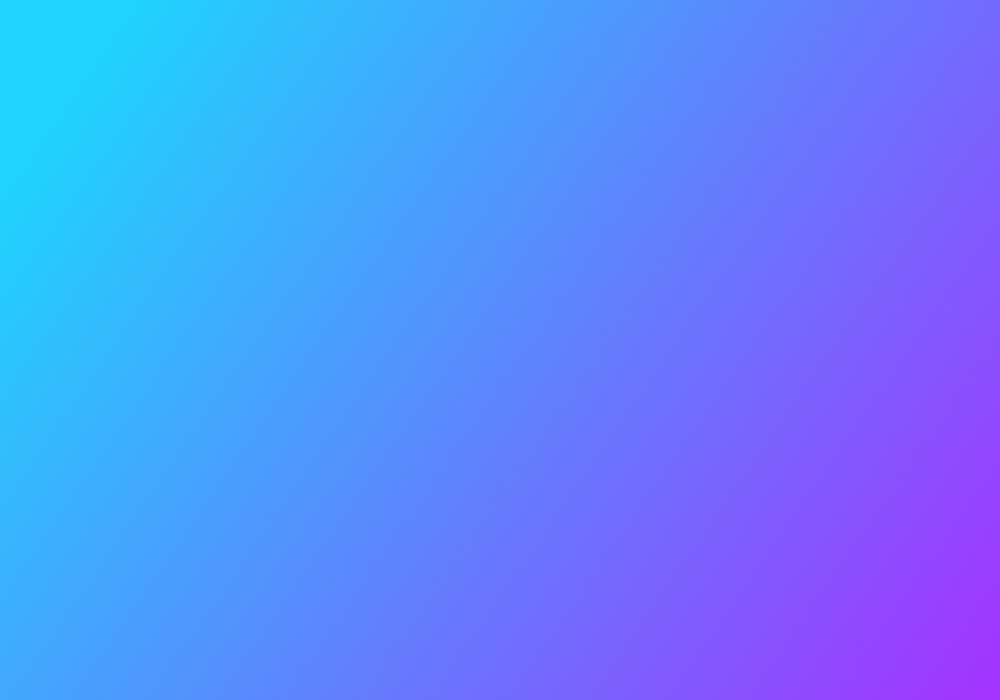
#> input picture low_freq.jpg, 5000 x 3500 px (shown at 1/5 size)
$ jupyter execute --allow-errors poisson-image-editing.ipynb   (shell and % lines are left out)
#> lines starting #> are read from the running program, lines starting #| are printed output that depends on the picture
[cell 1]
import matplotlib

import matplotlib.pyplot as plt
import numpy as np
import cv2 as cv

from scipy import sparse
from scipy.sparse.linalg import spsolve
from matplotlib.path import Path
from tqdm.notebook import tqdm

import functools

### General Setting

[cell 2]
RUN_NAIVE_GRADIENT = True
RUN_INCLUDE_GRADIENT = True

RUN_TEXTURE_FLATTENING = True
RUN_LOCAL_ILLUMINATION_CHANGES = True
RUN_LOCAL_COLOR_CHANGE = True
RUN_SEAMLESS_TILING = True

### Helper Functions

#### Index Manipulation

[cell 3]
def valid_index(im, point):
    return 0 <= point[1] < im.shape[0] and 0 <= point[0] < im.shape[1]

def get_neighbours(point):
    x, y = point
    return [(x-1, y), (x+1, y), (x, y-1), (x, y+1)]

# [4 lines left out: function clip_coordinate, not called in this run]

[cell 4]
# [7 lines left out: function find_center, not called in this run]

[cell 5]
# [16 lines left out: function get_path_transform, not called in this run]

[cell 6]
# [16 lines left out: function plot_path, not called in this run]

[cell 7]

def find_all_enclosed_points(path):
    if len(path) <= 0:
        raise ValueError('Empty path')

    arr = np.asarray(path)
    xmin = arr[:, 0].min()
    xmax = arr[:, 0].max()
    ymin = arr[:, 1].min()
    ymax = arr[:, 1].max()

    x, y = np.mgrid[xmin:xmax+1, ymin:ymax+1]
    points = np.vstack((x.ravel(), y.ravel())).T
    grid = Path(path).contains_points(points, radius=-1e-4)

    return list(map(tuple, points[grid].round().astype(int)))


# verify find_all_enclosed_points implementation

shape = np.array([
    [14, 12],
    [13, 22],
    [16, 18],
    [22, 22],
    [24, 12],
    [19, 16]
])

plt.plot(
    np.hstack((shape[:, 0], shape[0,0])), # connect last to first point
    np.hstack((shape[:, 1], shape[0,1]))
)
pts = np.asarray(find_all_enclosed_points(shape))
plt.scatter(*np.mgrid[
    shape[:,0].min()-1:shape[:,0].max()+2,
    shape[:,1].min()-1:shape[:,1].max()+2
])
plt.scatter(pts[:, 0], pts[:, 1])
plt.show()
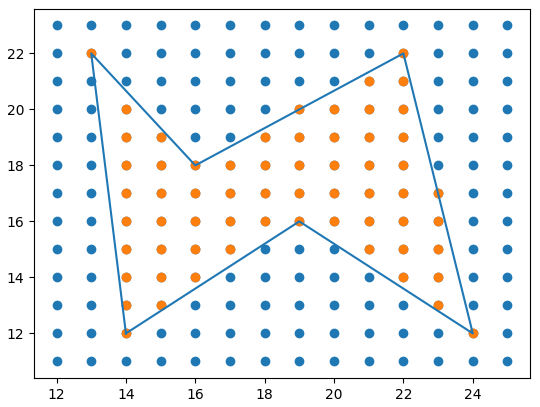
#> figure drawn by matplotlib, 1 panel

[cell 8]

def get_boundaries(points):
    point_set = set(map(tuple, points))
    boundaries = set()
    for point in points:
        for neighbour in get_neighbours(point):
            if neighbour not in point_set:
                boundaries.add(neighbour)
    return boundaries


# verify get_boundaries implementation

shape = np.array([
    [14, 12],
    [13, 22],
    [16, 18],
    [22, 22],
    [24, 12],
    [19, 16]
])

plt.plot(
    np.hstack((shape[:, 0], shape[0,0])), # connect last to first point
    np.hstack((shape[:, 1], shape[0,1]))
)
pts = np.asarray(find_all_enclosed_points(shape))
plt.scatter(*np.mgrid[
    shape[:,0].min()-2:shape[:,0].max()+3,
    shape[:,1].min()-2:shape[:,1].max()+3
])
plt.scatter(pts[:, 0], pts[:, 1], c='indigo', label='enclosing points')

boundaries = np.asarray(list(get_boundaries(pts)))

plt.scatter(boundaries[:, 0], boundaries[:, 1], c='orange', label='boundary')
plt.title('Check if boundary is correctly identified')
plt.legend().get_frame().set_alpha(None)
plt.show()
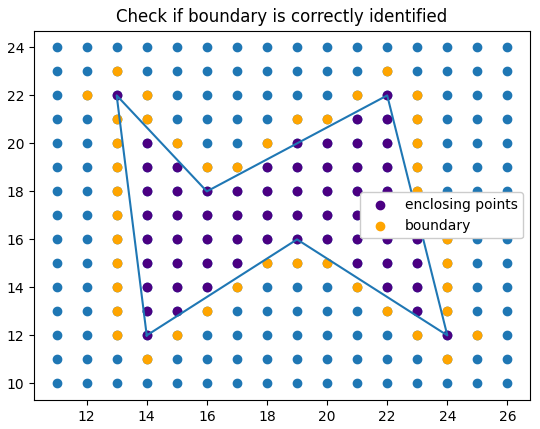
#> figure drawn by matplotlib, 1 panel

#### IO

[cell 9]
def read_image(path, size=None, grayscale=False, auto_resize=True):
#> called with path = 'low_freq.jpg', grayscale = False, auto_resize = True
    im = plt.imread(path)
#> im is the input picture: shape (3500, 5000, 3); mean R, G, B 90.4, 137, 253.4
    if size is not None:
        im = cv.resize(im, size)
    elif auto_resize:
        if im.shape[0] > 1000 and im.shape[1] > 1000:
            im = cv.resize(im, (im.shape[1]//10, im.shape[0]//10))
#> im: shape (350, 500, 3)
#> call 2 of read_image, with path = 'high_freq.jpg', grayscale = False, auto_resize = True
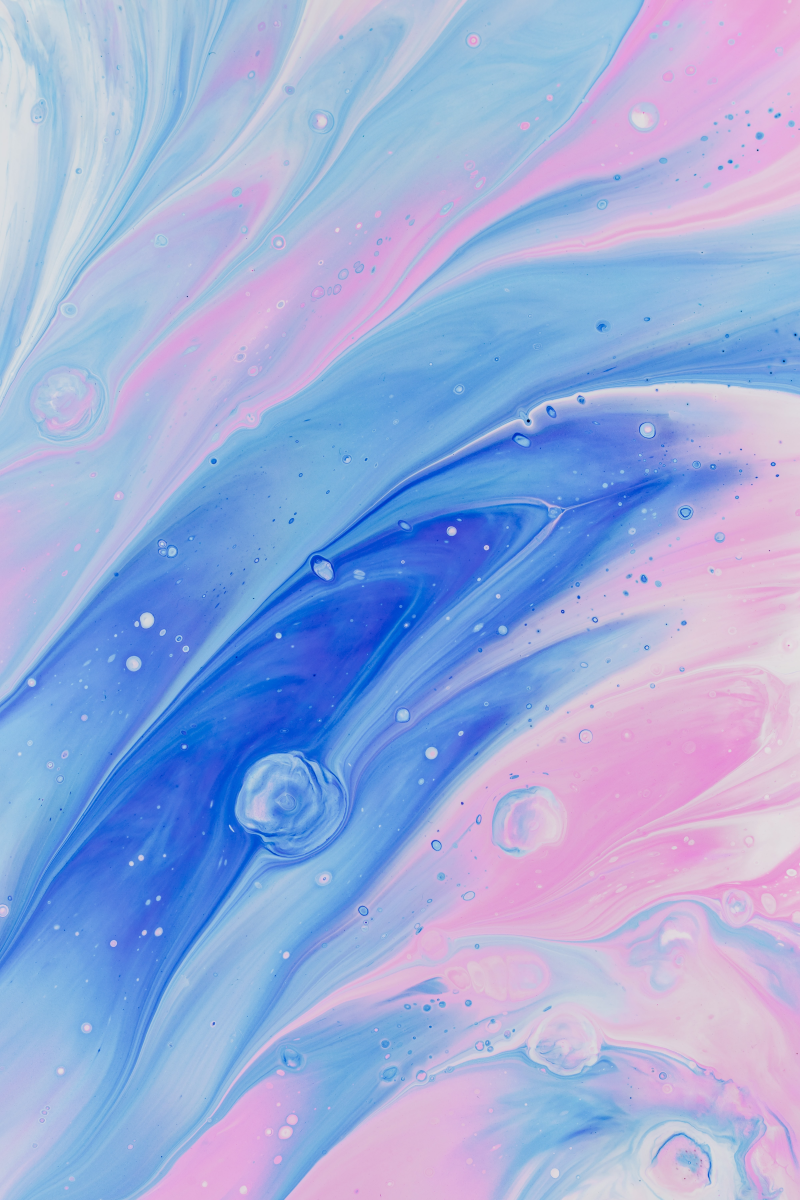
#> input picture high_freq.jpg, 4000 x 6000 px (shown at 1/5 size)
#> in read_image, im is the input picture: shape (6000, 4000, 3); mean R, G, B 155.9, 172.3, 219.9
    if grayscale:
        im = cv.cvtColor(im, cv.COLOR_RGB2GRAY)
    return im

[cell 10]
def get_image_path_from_user(im, n=None, hint='', pointer_path=None):

    fig = plt.figure(figsize=(8, 12))

    points = []

    def redraw():

        plt.clf()

        if im.ndim == 2:
            plt.imshow(im, cmap='gray')
        else:
            plt.imshow(im)

        title = f"""
        [add]: left click
        [remove]: right click
        [finish]: middle click
        Note: dotted line is automatically added
        Hint: {hint}
        """
        plt.title(title)

        if len(points) > 0:
            plot_path(points, last_dash=True, marker='x', color='red')

        if pointer_path is not None and len(points) > 0:
            src2dst, dst2src = get_path_transform(pointer_path, points[-1])
            new_path = np.asarray(list(map(src2dst, pointer_path)))
            plot_path(new_path, marker='o', color='red', linestyle='-.')

        fig.canvas.draw()

    def end():
        fig.canvas.mpl_disconnect(cid)
        plt.close('all')

    # [14 lines left out: function onclick, not called in this run]

    cid = fig.canvas.mpl_connect('button_press_event', onclick)

    redraw()
    plt.pause(0.1)
    plt.show(block=True)

    if n is not None and len(points) != n:
        raise ValueError(f'Not enough points selected, selected={len(points)}, required={n}')

    return np.asarray(points)

[cell 11]
# [15 lines left out: function plot_images, not called in this run]

#### Laplacian & Gradient Matrix Construction

[cell 12]
# [28 lines left out: functions lapl_matrix, grad_matrix, not called in this run]

#### Misc

[cell 13]
# [10 lines left out: function assign_color, not called in this run]

## Naive Filling

[cell 14]
def naive_filling_experiment(im, hint='select a region from low frequency image'):

#> called with hint = 'select a region from low frequency image'
    path = get_image_path_from_user(im, hint=hint)
#> path = empty array

    points = find_all_enclosed_points(path)

    A = lapl_matrix(points)

    if im.ndim == 2:
        im = im[..., np.newaxis]

    result = np.copy(im)
    for channel in range(im.shape[2]):
        channel_im = im[:, :, channel]

        b = grad_matrix(channel_im, points, grad_fun=None)

        solved_color = spsolve(A.tocsr(), b)

        assign_color(result, channel, points, solved_color)

    return result, path

[cell 15]
matplotlib.use("TkAgg")

#> (the rest of this cell did not finish here and is left out)

#> (a cell that did not finish here is left out)

We can see that this works well for low frequency images, but performs poorly for image contains many high frequency components (edges).

## Include gradient at the region

[cell 17]
# [35 lines left out: functions calc_import_grad, calc_mix_grad, not called in this run]

[cell 18]
# [33 lines left out: function solve_color, not called in this run]

[cell 19]
matplotlib.use("TkAgg")

#> (the rest of this cell did not finish here and is left out)

#> call 3 of read_image, with path = 'bird.jpg', grayscale = False, auto_resize = True
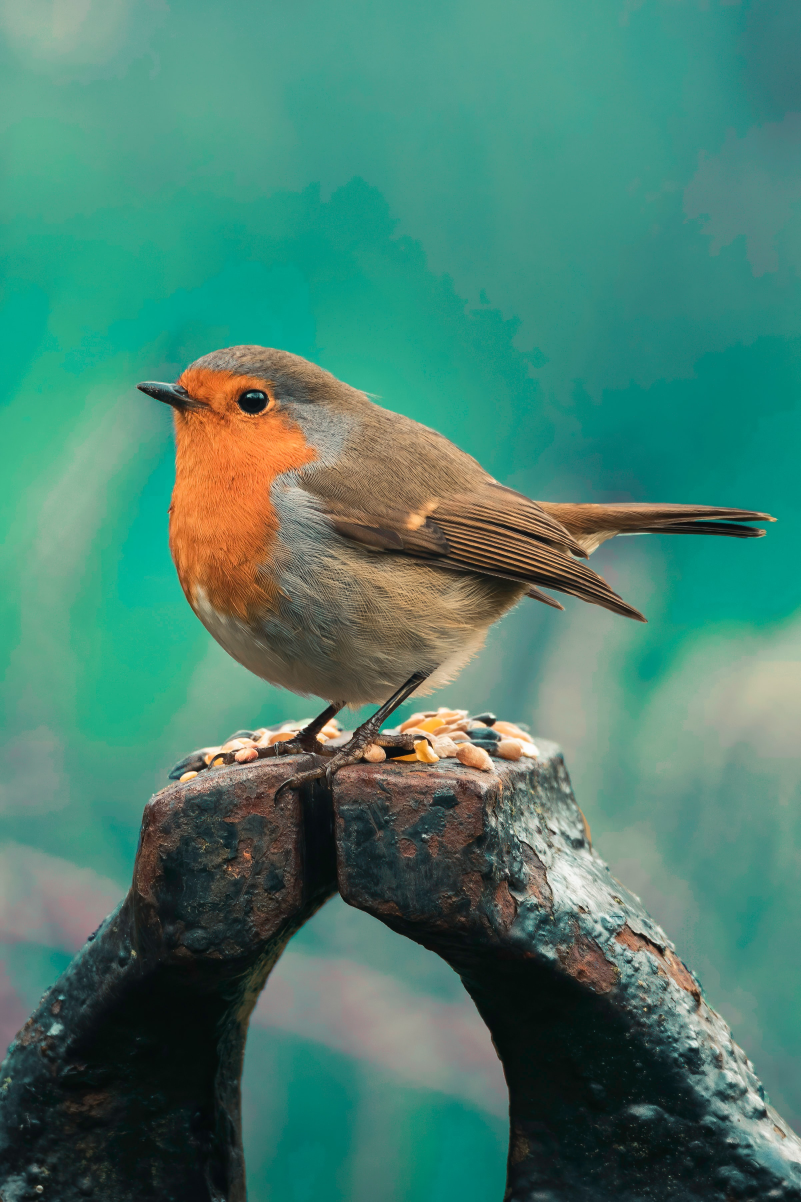
#> input picture bird.jpg, 2403 x 3605 px (shown at 1/3 size)
#> in read_image, im is the input picture: shape (3605, 2403, 3); mean R, G, B 73.7, 127.1, 110.6
    dst_im = read_image('high_freq.jpg')

    src_path = get_image_path_from_user(src_im, hint='Select region to crop')
    dst_loc = get_image_path_from_user(dst_im, hint='Select point to paste on', n=1, pointer_path=src_path)[0]

    import_grad_im = solve_color(src_im, dst_im, src_path, dst_loc, mix_grad=False)
    mix_grad_im = solve_color(src_im, dst_im, src_path, dst_loc, mix_grad=True)

#> (a cell that did not finish here is left out)

## Additional Tasks

### Texture Flattening

[cell 21]
# [14 lines left out: function flatten_grad_fun, not called in this run]

[cell 22]
matplotlib.use("TkAgg")

#> (the rest of this cell did not finish here and is left out)

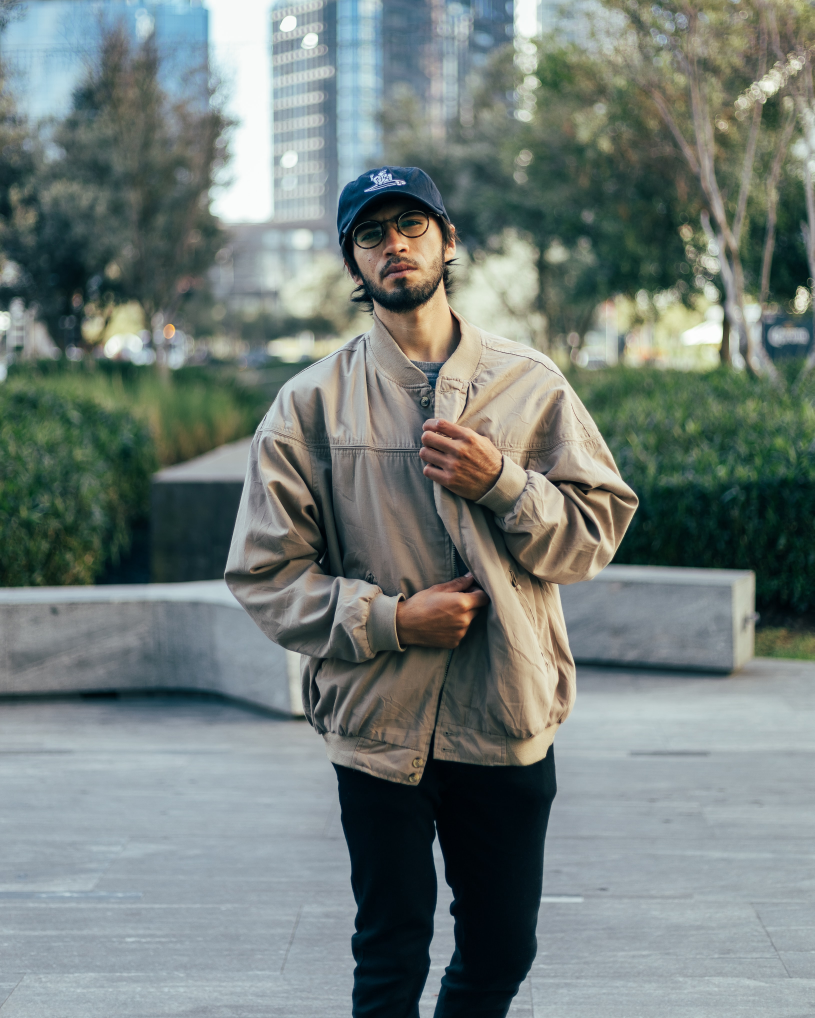
#> input picture man.jpg, 3258 x 4072 px (shown at 1/4 size)
#> in read_image, im is the input picture: shape (4072, 3258, 3); mean R, G, B 115.3, 125.7, 122
#> `edge_im = cv.Canny(man_im, 150, 200, L2gradient=True)`:
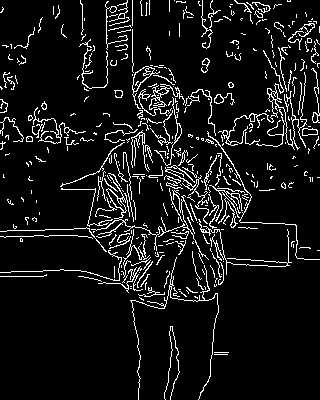
#> edge_im: shape (400, 320); 8.3% white in thin lines or dots

    edge_im = cv.Canny(man_im, 150, 200, L2gradient=True)

    man_path = get_image_path_from_user(man_im, hint='Select region to flatten')

    points = find_all_enclosed_points(man_path)

    A = lapl_matrix(points).tocsr()

    flatten_im = np.copy(man_im)
    for channel in range(man_im.shape[2]):
        channel_im = man_im[:, :, channel]

        def channel_grad_fun(point):
            return flatten_grad_fun(channel_im, edge_im, point)

        b = grad_matrix(channel_im, points, grad_fun=channel_grad_fun)

        flatten_colors = spsolve(A, b)

        assign_color(flatten_im, channel, points, flatten_colors)

#> (a cell that did not finish here is left out)

### Local Illumination Changes

[cell 24]
# [12 lines left out: function illuminate_grad_fun, not called in this run]

[cell 25]
# [10 lines left out: function calc_avg_grad_norm, not called in this run]

[cell 26]
matplotlib.use("TkAgg")

#> (the rest of this cell did not finish here and is left out)

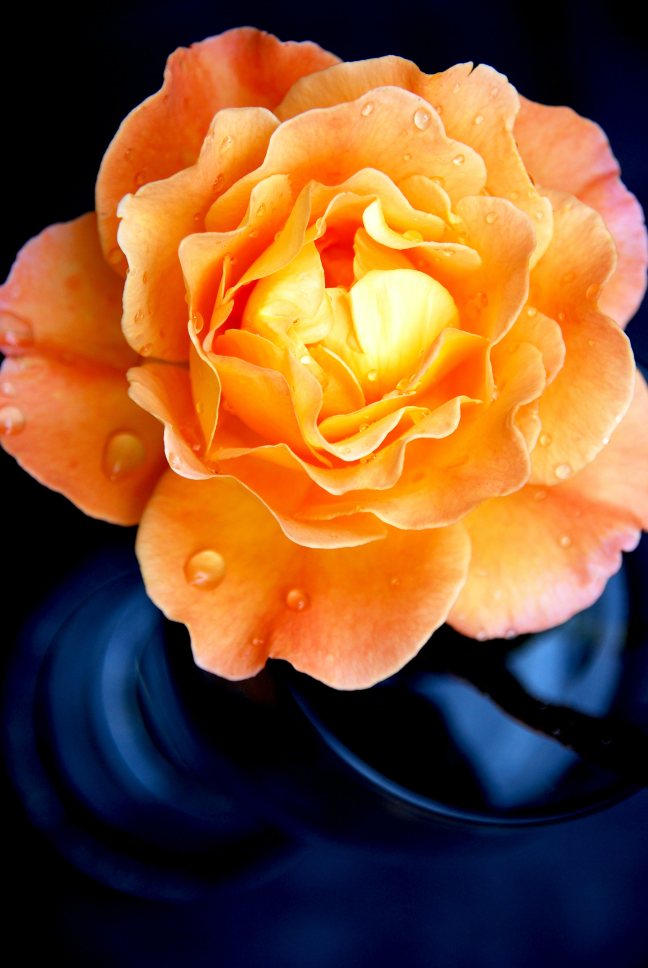
#> input picture flower.jpg, 2592 x 3872 px (shown at 1/4 size)
#> in read_image, im is the input picture: shape (3872, 2592, 3); mean R, G, B 126.9, 82, 49.3

    flower_path = get_image_path_from_user(flower_im, hint='Select region to illuminate')

    points = find_all_enclosed_points(flower_path)

    A = lapl_matrix(points).tocsr()

    illuminated_im = np.copy(flower_im)

    for channel in range(flower_im.shape[2]):
        channel_im = flower_im[:, :, channel]
        avg_grad_norm = calc_avg_grad_norm(channel_im, points)

        def channel_grad_fun(point):
            return illuminate_grad_fun(channel_im, point, avg_grad_norm, alpha=0.2, beta=0.2)

        b = grad_matrix(channel_im, points, grad_fun=channel_grad_fun)

        illuminated_color = spsolve(A, b)

        assign_color(illuminated_im, channel, points, illuminated_color)

#> (a cell that did not finish here is left out)

### Local Color Change

[cell 28]
matplotlib.use("TkAgg")

#> (the rest of this cell did not finish here and is left out)

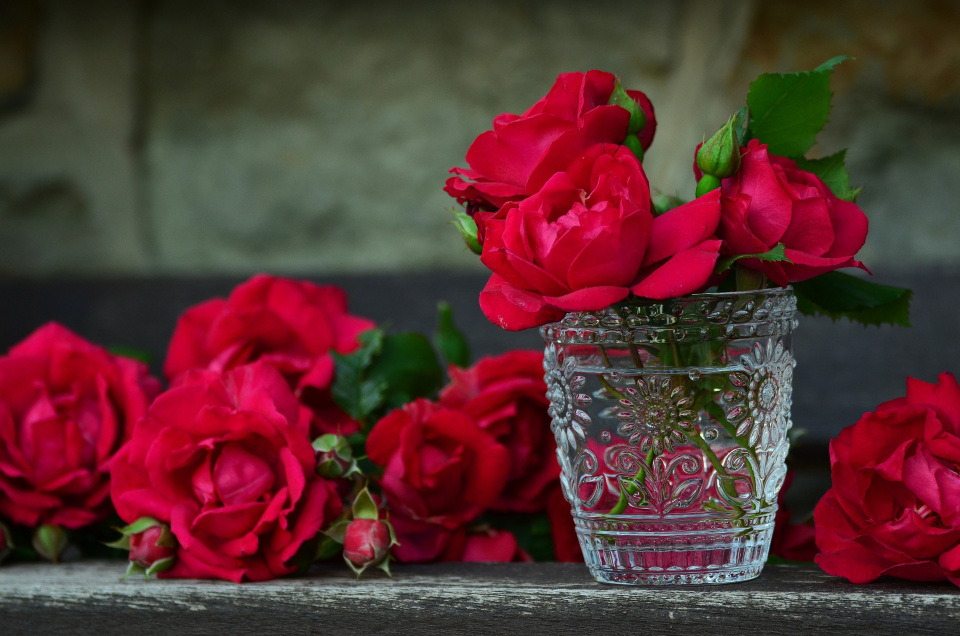
#> input picture rose.jpg, 1920 x 1271 px (shown at 1/2 size)
#> in read_image, im is the input picture: shape (1271, 1920, 3); mean R, G, B 89, 48.4, 49.1
#> in read_image (call 7), `im = cv.resize(im, (im.shape[1]//10, im.shape[0]//10))`:
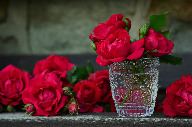
#> im: shape (127, 192, 3); mean R, G, B 88.9, 48.2, 49

    rose_path = get_image_path_from_user(rose_im, hint='Select region to keep color')

    points = find_all_enclosed_points(rose_path)

    A = lapl_matrix(points).tocsr()

    gray_im = cv.cvtColor(rose_im, cv.COLOR_RGB2GRAY)

    isolated_im = cv.merge([gray_im, gray_im, gray_im])

    for channel in range(rose_im.shape[2]):
        channel_im = rose_im[:, :, channel]

        def channel_grad_fun(point):
            return calc_import_grad(channel_im, point)

        b = grad_matrix(gray_im, points, grad_fun=channel_grad_fun)

        colors = spsolve(A, b)

        assign_color(isolated_im, channel, points, colors)
